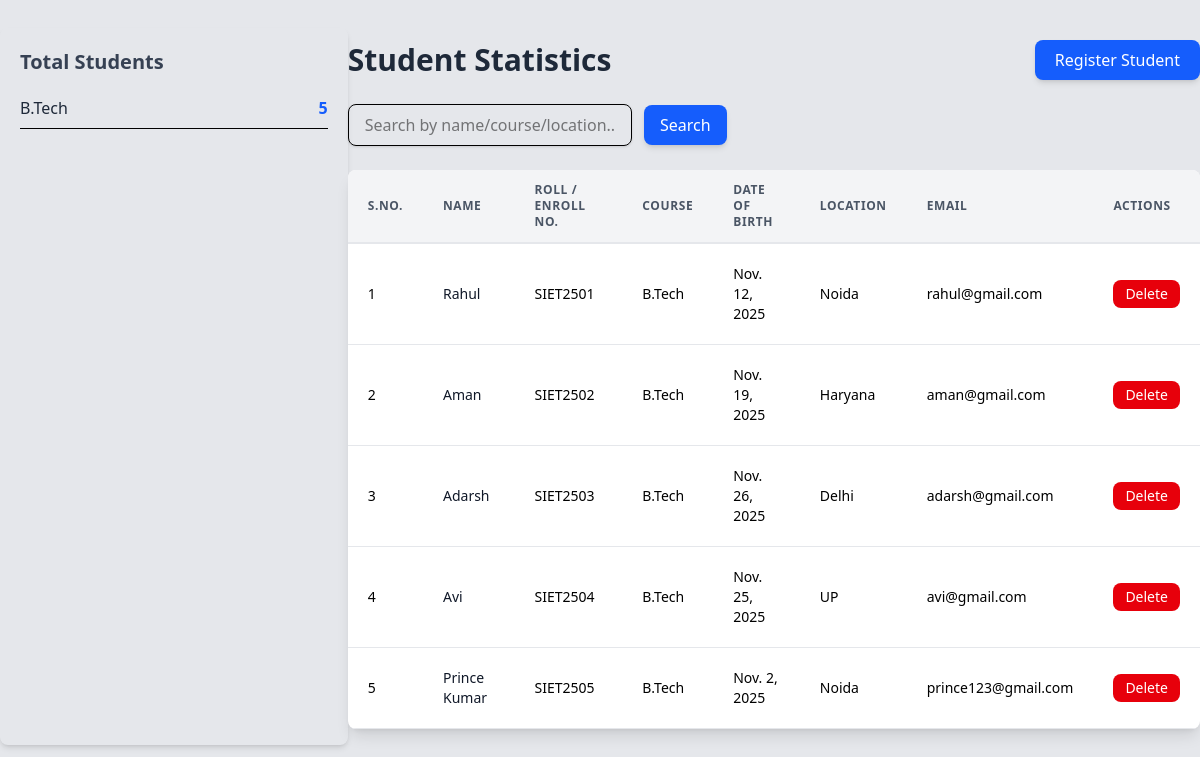
/stats/ (signed in), run on the app's committed database.
### app/models.py (models this page shows, shortened)
class Student(models.Model):
    college = models.ForeignKey(
        College,
        on_delete=models.CASCADE,
        related_name="students"
    )
    name = models.CharField(max_length=255)
    enroll_no = models.CharField(max_length=100, unique=True)
    course=models.CharField(default='B.Tech')
    dob = models.DateField()
    location = models.CharField(max_length=255)
    email_id = models.EmailField(unique=True)
    class Meta:
        unique_together = ('college', 'enroll_no')

### app/views.py (the view)
# urls.py: path('stats/',views.stats,name="stats"),
@login_required
def stats(request):
    college = College.objects.get(user=request.user)
    query = request.GET.get('query', '')
    students = college.students.all()
    if query:
        students = students.filter(
            Q(name__icontains=query) |
            Q(course__icontains=query)|
            Q(location__icontains=query)
        )
    course_counts = (
        college.students.values('course')
        .annotate(total=Count('id'))
        .order_by('course')
    )
    return render(request, "stats.html", {"students": students,"course_counts": course_counts,})

### templates/stats.html (shortened to what this page needs)
{% load tailwind_tags %}
{% load static %}
<!DOCTYPE html>
<html lang="en">
  <head>
    {% tailwind_css %}
  </head>
  <body class="bg-gray-200">
    <div class="flex flex-row justify-around">
      <div class="first mt-7 rounded-lg shadow-md p-5 mb-6 w-1/3">
        <h2 class="text-xl font-bold mb-3 text-gray-700">Total Students</h2>
        {% for item in course_counts %}
        <div class="flex justify-between py-2 border-b">
          <span class="font-medium text-gray-800">{{ item.course }}</span>
          <span class="text-blue-600 font-bold">{{ item.total }}</span>
        </div>
        {% endfor %}
      </div>
      <div class="second">
        <div class="max-w-6xl mx-auto py-10">
          <div class="flex justify-between items-center mb-6">
            <h1 class="text-3xl font-bold text-gray-800">Student Statistics</h1>
            <a
              href="{% url 'register_student' %}"
              class="bg-blue-600 hover:bg-blue-700 text-white px-5 py-2 rounded-lg shadow-md transition"
            >
              Register Student
            </a>
          </div>
          <form method="GET" class="mb-6">
            <input
              type="text"
              name="query"
              value="{{ request.GET.query }}"
              placeholder="Search by name/course/location..."
              class="w-1/3 px-4 py-2 border rounded-lg shadow-sm focus:outline-none focus:ring-2 focus:ring-blue-500"
            />
            <button
              type="submit"
              class="ml-2 bg-blue-600 hover:bg-blue-700 text-white px-4 py-2 rounded-lg shadow-md"
            >
              Search
            </button>
          </form>
          <div class="bg-white shadow-lg rounded-lg overflow-hidden">
            <table class="min-w-full leading-normal">
              <thead>
                <tr>
                  <th
                    class="px-5 py-3 border-b-2 border-gray-200 bg-gray-100 text-left text-xs font-semibold text-gray-600 uppercase tracking-wider"
                  >
                    S.No.
                  </th>
                  <th
                    class="px-5 py-3 border-b-2 border-gray-200 bg-gray-100 text-left text-xs font-semibold text-gray-600 uppercase tracking-wider"
                  >
                    Name
                  </th>
                  <th
                    class="px-5 py-3 border-b-2 border-gray-200 bg-gray-100 text-left text-xs font-semibold text-gray-600 uppercase tracking-wider"
                  >
                    Roll / Enroll No.
                  </th>
                  <th
                    class="px-5 py-3 border-b-2 border-gray-200 bg-gray-100 text-left text-xs font-semibold text-gray-600 uppercase tracking-wider"
                  >
                    Course
                  </th>
                  <th
                    class="px-5 py-3 border-b-2 border-gray-200 bg-gray-100 text-left text-xs font-semibold text-gray-600 uppercase tracking-wider"
                  >
                    Date of Birth
                  </th>
                  <th
                    class="px-5 py-3 border-b-2 border-gray-200 bg-gray-100 text-left text-xs font-semibold text-gray-600 uppercase tracking-wider"
                  >
                    Location
                  </th>
                  <th
                    class="px-5 py-3 border-b-2 border-gray-200 bg-gray-100 text-left text-xs font-semibold text-gray-600 uppercase tracking-wider"
                  >
                    Email
                  </th>
                  <th
                    class="px-5 py-3 border-b-2 border-gray-200 bg-gray-100 text-left text-xs font-semibold text-gray-600 uppercase tracking-wider"
                  >
                    Actions
                  </th>
                </tr>
              </thead>
              <tbody>
                {% for student in students %}
                <tr class="hover:bg-gray-50">
                  <td class="px-5 py-5 border-b border-gray-200 text-sm">
                    {{ forloop.counter }}
                  </td>
                  <td
                    class="px-5 py-5 border-b border-gray-200 text-sm font-medium text-gray-900"
                  >
                    <a href="{% url 'view_documents' student.id %}"
                      >{{ student.name }}</a
                    >
                  </td>
                  <td class="px-5 py-5 border-b border-gray-200 text-sm">
                    {{ student.enroll_no }}
                  </td>
                  <td class="px-5 py-5 border-b border-gray-200 text-sm">
                    {{ student.course }}
                  </td>
                  <td class="px-5 py-5 border-b border-gray-200 text-sm">
                    {{ student.dob }}
                  </td>
                  <td class="px-5 py-5 border-b border-gray-200 text-sm">
                    {{ student.location }}
                  </td>
                  <td class="px-5 py-5 border-b border-gray-200 text-sm">
                    {{ student.email_id }}
                  </td>
                  <td class="px-5 py-5 border-b border-gray-200 text-sm">
                    <form
                      method="POST"
                      action="{% url 'delete_student' student.id %}"
                      onsubmit="return confirm('Are you sure you want to delete {{ student.name }}?');"
                    >
                      <button
                        type="submit"
                        class="bg-red-600 hover:bg-red-700 text-white px-3 py-1 rounded-lg"
                      >
                        Delete
                      </button>
                    </form>
                  </td>
                </tr>
                {% empty %}
                <tr>
                  <td colspan="6" class="text-center py-6 text-gray-500">
                    No students found.
                  </td>
                </tr>
                {% endfor %}
              </tbody>
            </table>
          </div>
        </div>
      </div>
    </div>
  </body>
</html>

### data on the page
Student: course "B.Tech", total "5", name "Adarsh", enroll_no "SIET2503", dob "Nov. 26, 2025", location "Delhi", email_id "adarsh@gmail.com"
Student: name "Rahul", enroll_no "SIET2501", course "B.Tech", dob "Nov. 12, 2025", location "Noida", email_id "rahul@gmail.com"
Student: name "Aman", enroll_no "SIET2502", course "B.Tech", dob "Nov. 19, 2025", location "Haryana", email_id "aman@gmail.com"
Student: name "Avi", enroll_no "SIET2504", course "B.Tech", dob "Nov. 25, 2025", location "UP", email_id "avi@gmail.com"
Student: name "Prince Kumar", enroll_no "SIET2505", course "B.Tech", dob "Nov. 2, 2025", location "Noida", email_id "prince123@gmail.com"
